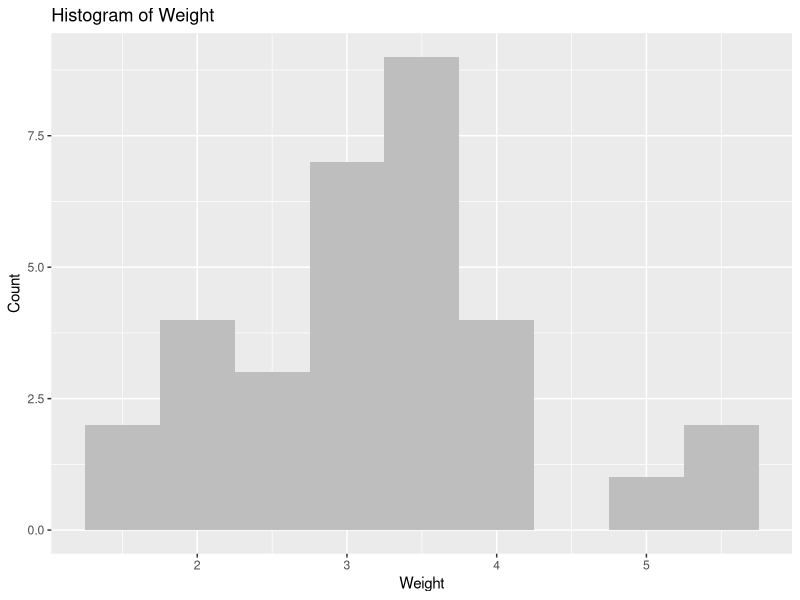
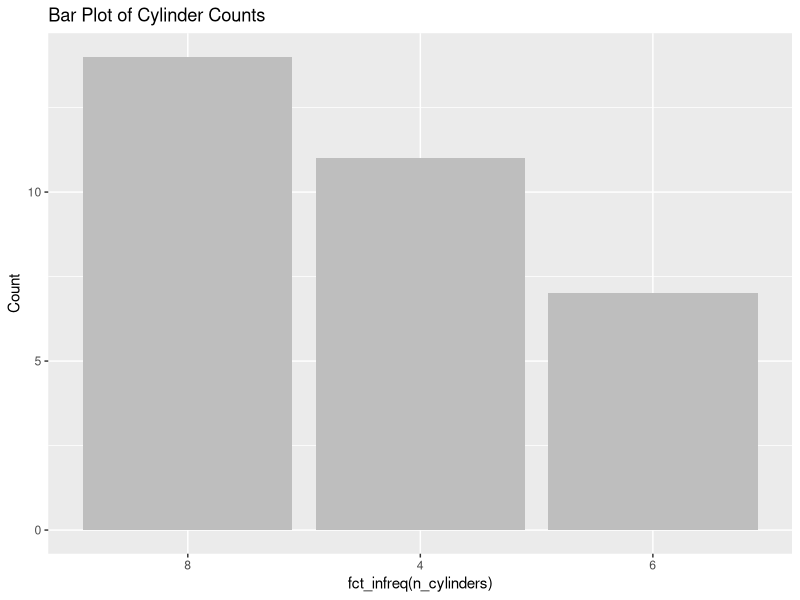
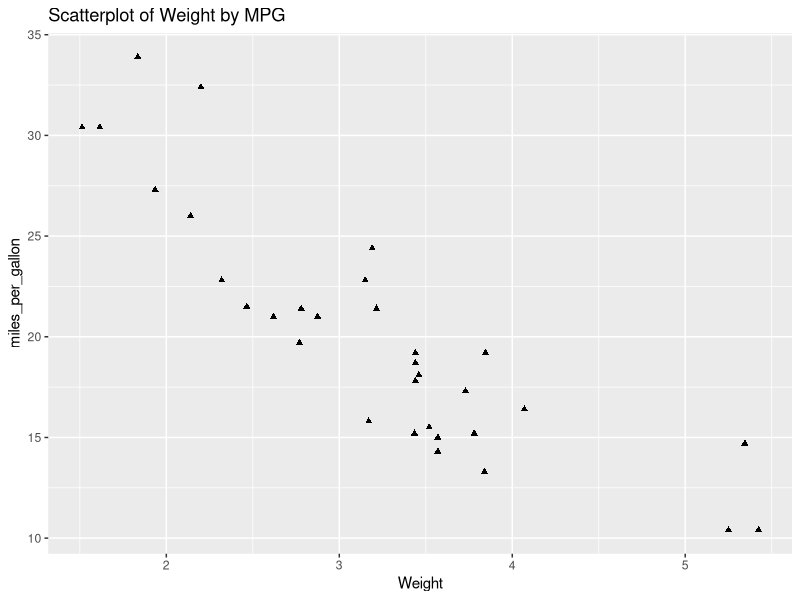
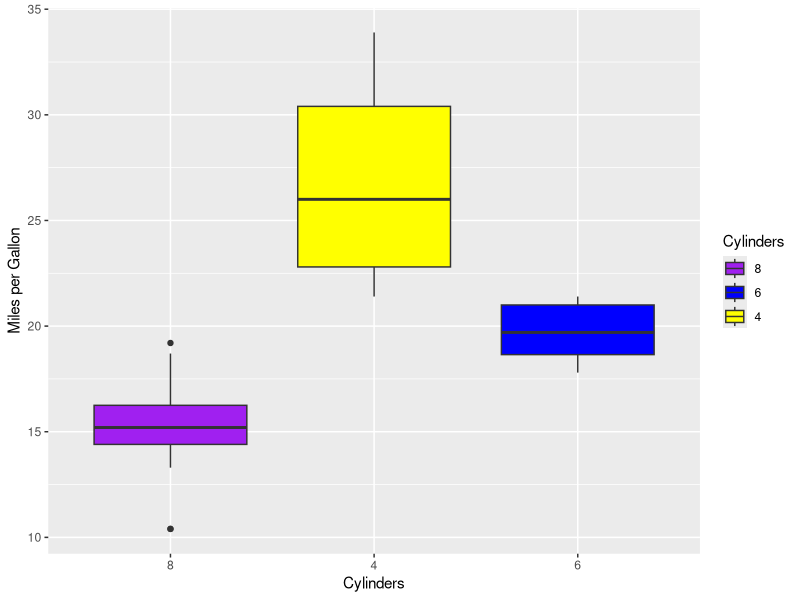
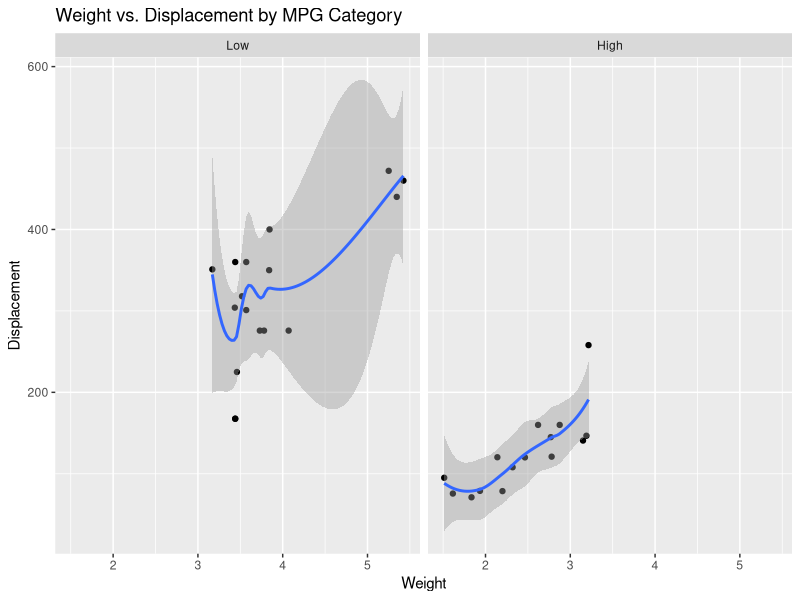
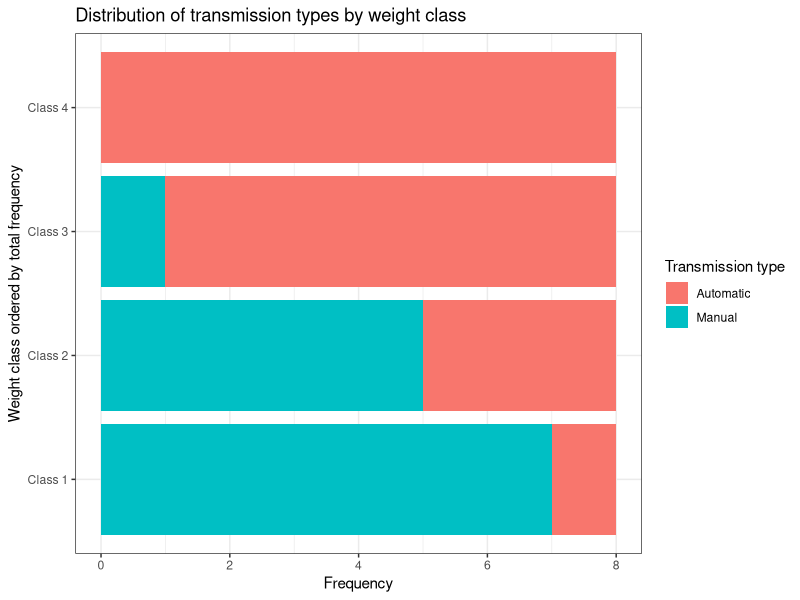

Reproduce these figures in R, in order.
## ---- chunk 1

#| label: libraries-seed

library(tidyverse)
set.seed(123)
## ---- chunk 2

#| label: inspect-mtcars

## Look at the structure and first few rows of the mtcars dataset
str(mtcars)
head(mtcars)


## ---- chunk 3

#| label: prepare-mtcars

## Prepare the mtcars dataset for visualization

## Assign your wrangled data to a new object `mtcars.viz` so you have access 
## to the original if needed


#mtcars.viz <- mtcars %>%
  # Optionally, rename variables for clarity

mtcars.viz <- mtcars

  # Change data types as needed
  # Optionally, rename factor levels for clarity as needed

mtcars.viz[, c(1, 2, 3, 4, 5, 6, 7, 10, 11)] <- lapply(mtcars.viz[, c(1, 2, 3, 4, 5, 6, 7, 10, 11)], as.numeric)

mtcars.viz <- mtcars.viz %>% rename("Engine" = vs, "Transmission" = am)

## ---- chunk 4

#| label: plot1-histogram

ggplot(mtcars.viz, aes(x = wt)) + 
  geom_histogram(binwidth = 0.5, fill = "gray") + 
  labs(title = "Histogram of Weight", x = "Weight", y = "Count")


## ---- chunk 5

#| label: plot2-barplot



ggplot(mtcars, aes(x = factor(cyl, levels = c(8, 6, 4)))) + 
  geom_bar(fill = "gray") +
  scale_x_discrete(limits = c("8", "4", "6")) +  
  labs(title = "Bar Plot of Cylinder Counts", x = "fct_infreq(n_cylinders)", y = "Count")
  


## ---- chunk 6

#| label: plot3-scatterplot

ggplot(mtcars.viz, aes(x = wt, y = mpg)) +
  geom_point(shape = 17) +
  labs(title = "Scatterplot of Weight by MPG ", x = "Weight", y = "miles_per_gallon")


## ---- chunk 7

#| label: plot4-boxplot


# Create a factor variable for cyl with the desired order (important for limits)
mtcars.viz$cyl_factor <- factor(mtcars.viz$cyl, levels = c(8, 6, 4))

# Create the boxplot
ggplot(mtcars.viz, aes(x = cyl_factor, y = mpg, fill = cyl_factor)) +
  geom_boxplot() +
  scale_x_discrete(limits = c("8", "4", "6")) +
  scale_fill_manual(values = c("purple", "blue", "yellow")) +  
  labs(x = "Cylinders", y = "Miles per Gallon", fill = "Cylinders")


## ---- chunk 8

#| label: plot5-faceted-scatterplot

data <- mtcars

data$mpg_category <- ifelse(data$mpg > median(data$mpg), "High", "Low")
data$mpg_category <- factor(data$mpg_category, levels = c("Low", "High"))

ggplot(data, aes(x = wt, y = disp)) +
  geom_point() + 
    geom_smooth() +
  facet_wrap(~ mpg_category) +
  labs(title = "Weight vs. Displacement by MPG Category",
       x = "Weight",
       y = "Displacement")


## ---- chunk 9

#| label: plot6-stacked-barplot

data <- mtcars

# Create weight classes using quantiles (or your preferred method)
data$weight_class <- cut(data$wt,
                         breaks = quantile(data$wt, probs = c(0, 0.25, 0.5, 0.75, 1)), # Example: quantiles
                         labels = c("Class 1", "Class 2", "Class 3", "Class 4"),
                         include.lowest = TRUE)

# Convert am to factor with labels
data$am <- factor(data$am, labels = c("Automatic", "Manual"))

# Order the weight classes by total frequency (most frequent to least frequent)
class_order <- data %>%
  group_by(weight_class) %>%
  count() %>%
  arrange(desc(n)) %>%
  pull(weight_class)

data$weight_class <- factor(data$weight_class, levels = class_order)

# Create the stacked barplot
ggplot(data, aes(x = weight_class, fill = am)) +  # x = weight class, fill = transmission
  geom_bar(position = "stack") +  # Stacked bars
  labs(title = "Distribution of transmission types by weight class",
       x = "Weight class ordered by total frequency",
       y = "Frequency",
       fill = "Transmission type") +
  theme_bw() +
  coord_flip()  # Flip coordinates for horizontal bars

## ---- chunk 10

#| label: optional-plot-1

## Your code here

